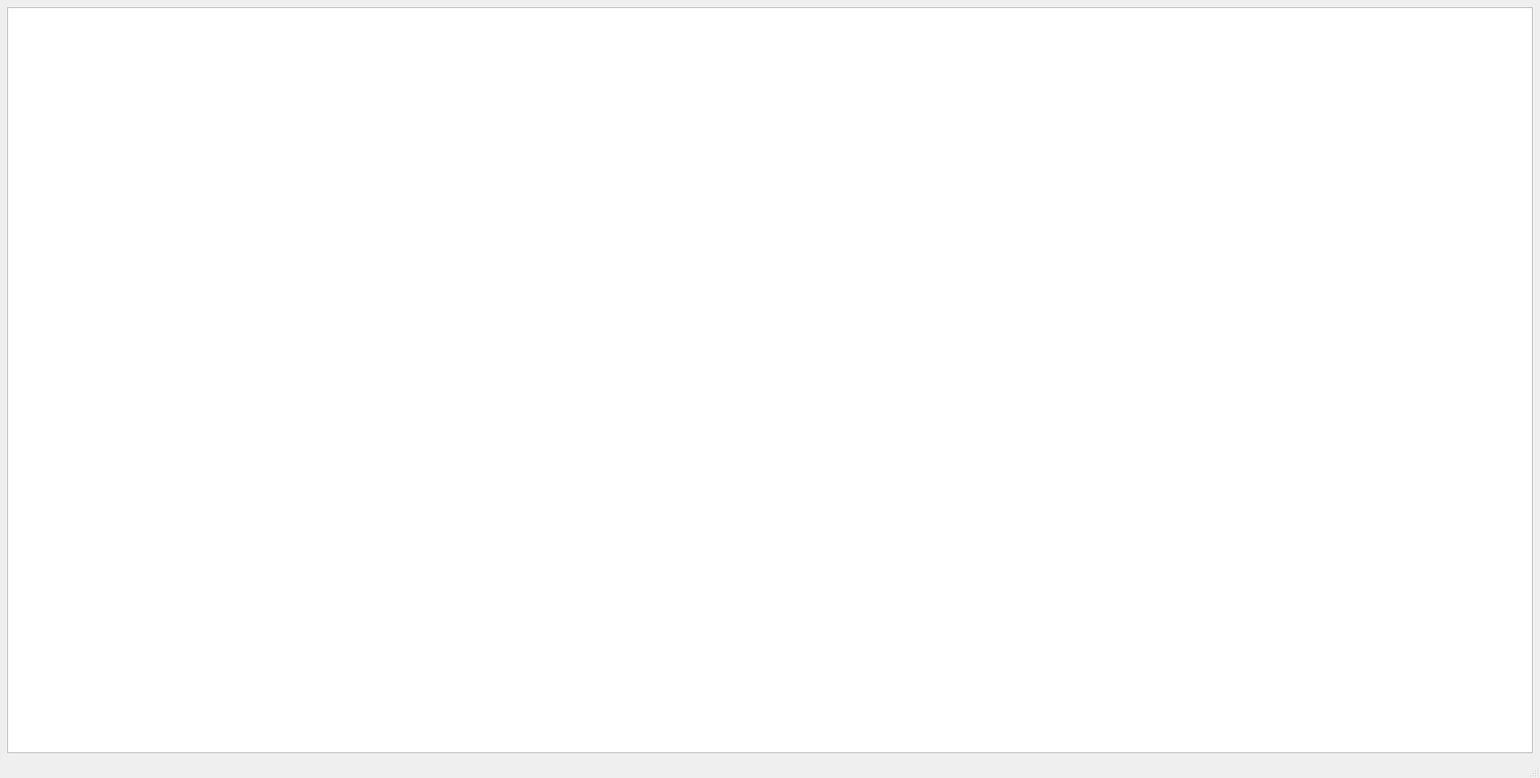
<?xml version="1.0" encoding="UTF-8"?>
<ui version="4.0">
 <class>MainWindow</class>
 <widget class="QMainWindow" name="MainWindow">
  <property name="geometry">
   <rect>
    <x>0</x>
    <y>0</y>
    <width>1920</width>
    <height>970</height>
   </rect>
  </property>
  <property name="windowTitle">
   <string>MainWindow</string>
  </property>
  <widget class="QWidget" name="centralwidget">
   <layout class="QGridLayout" name="gridLayout">
    <item row="0" column="0">
     <widget class="QPlainTextEdit" name="plainTextEdit"/>
    </item>
   </layout>
  </widget>
  <widget class="QMenuBar" name="menubar">
   <property name="geometry">
    <rect>
     <x>0</x>
     <y>0</y>
     <width>1920</width>
     <height>22</height>
    </rect>
   </property>
  </widget>
  <widget class="QStatusBar" name="statusbar"/>
 </widget>
 <resources/>
 <connections/>
</ui>
